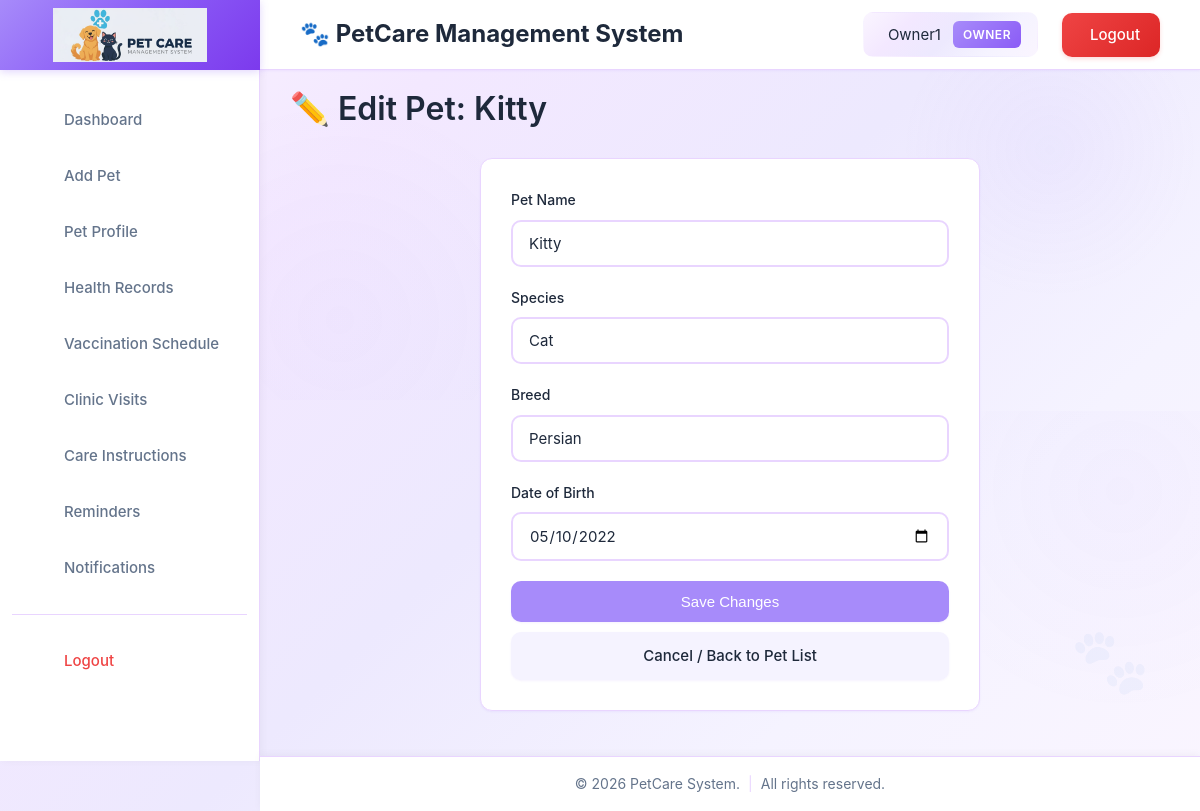
Screenshot of /owner/update_pet_details.php?id=2 (signed in) with the database file from the repository.
### tables this page shows
CREATE TABLE IF NOT EXISTS pets (
  id INT AUTO_INCREMENT PRIMARY KEY,
  owner_id INT NOT NULL,
  name VARCHAR(100) NOT NULL,
  species VARCHAR(50) NOT NULL,
  breed VARCHAR(50),
  dob DATE,
  created_at TIMESTAMP DEFAULT CURRENT_TIMESTAMP,
  updated_at TIMESTAMP DEFAULT CURRENT_TIMESTAMP ON UPDATE CURRENT_TIMESTAMP,
  FOREIGN KEY (owner_id) REFERENCES users(id) ON DELETE CASCADE
);

### owner/update_pet_details.php (the view, shortened to what this page needs)
<?php
include('../config/db.php');
$owner_id = $_SESSION['user_id'] ?? null;
$pet_id = $_GET['id'] ?? null;
$sql_fetch = "SELECT id, name, species, breed, dob
              FROM pets
              WHERE id = ? AND owner_id = ?";
$stmt_fetch = mysqli_prepare($conn, $sql_fetch);
mysqli_stmt_bind_param($stmt_fetch, "ii", $pet_id, $owner_id);
mysqli_stmt_execute($stmt_fetch);
$result_fetch = mysqli_stmt_get_result($stmt_fetch);
$pet = mysqli_fetch_assoc($result_fetch);
?>
<!DOCTYPE html>
<html lang="en">
<head>
    <?php include('../includes/head.php'); ?>
</head>
<body>
    <?php include('../includes/header.php'); ?>
    <?php include('../includes/sidebar.php'); ?>
    <div class="main-content">
        <h1 style="margin-bottom: 20px;">✏️ Edit Pet: <?= htmlspecialchars($pet['name']) ?></h1>
        <div class="form-container">
            <form method="POST" action="update_pet_details.php?id=<?= $pet['id'] ?>">
                <div class="form-group">
                    <label for="pet_name">Pet Name</label>
                    <input type="text" id="pet_name" name="pet_name" class="form-control"
                           value="<?= htmlspecialchars($pet['name']) ?>" required>
                </div>
                <div class="form-group">
                    <label for="species">Species</label>
                    <input type="text" id="species" name="species" class="form-control"
                           value="<?= htmlspecialchars($pet['species']) ?>" required>
                </div>
                <div class="form-group">
                    <label for="breed">Breed</label>
                    <input type="text" id="breed" name="breed" class="form-control"
                           value="<?= htmlspecialchars($pet['breed']) ?>" required>
                </div>
                <div class="form-group">
                    <label for="dob">Date of Birth</label>
                    <input type="date" id="dob" name="dob" class="form-control"
                           value="<?= htmlspecialchars($pet['dob']) ?>" required>
                </div>
                <button type="submit" class="btn btn-primary" style="width: 100%;">Save Changes</button>
                <a href="add_pet.php" class="btn btn-secondary" style="width: 100%; margin-top: 10px; display: block; text-align: center;">Cancel / Back to Pet List</a>
            </form>
        </div>
    </div>
    <?php include('../includes/footer.php'); ?>
</body>
</html>

### assets/css/style.css (style rules this page uses)
:root { --primary-color: #a78bfa; --primary-hover: #8b5cf6; --secondary-color: #c4b5fd; --accent-color: #ddd6fe; --success-color: #10b981; --warning-color: #f59e0b; --danger-color: #ef4444; --info-color: #3b82f6; --bg-primary: #ffffff; --bg-secondary: linear-gradient(135deg, #faf5ff 0%, #f3e8ff 25%, #ede9fe 50%, #f5f3ff 75%, #faf5ff 100%); --bg-tertiary: #f5f3ff; --bg-hover: #faf5ff; --text-primary: #1e293b; --text-secondary: #64748b; --text-muted: #94a3b8; --border-color: #e9d5ff; --border-hover: #ddd6fe; --shadow-sm: 0 1px 2px 0 rgba(139, 92, 246, 0.08); --shadow-md: 0 4px 6px -1px rgba(139, 92, 246, 0.12), 0 2px 4px -1px rgba(139, 92, 246, 0.08); --shadow-lg: 0 10px 15px -3px rgba(139, 92, 246, 0.15), 0 4px 6px -2px rgba(139, 92, 246, 0.1); --shadow-xl: 0 20px 25px -5px rgba(139, 92, 246, 0.18), 0 10px 10px -5px rgba(139, 92, 246, 0.12); --transition-fast: 0.15s ease; --transition-base: 0.3s ease; --transition-slow: 0.5s ease; --radius-sm: 6px; --radius-md: 10px; --radius-lg: 12px; --radius-xl: 16px; --sidebar-width: 260px; --header-height: 70px; --footer-height: 50px; }
* { margin: 0; padding: 0; box-sizing: border-box; }
body { font-family: 'Inter', -apple-system, BlinkMacSystemFont, 'Segoe UI', 'Roboto', 'Oxygen', 'Ubuntu', 'Cantarell', sans-serif; background: linear-gradient(135deg, #faf5ff 0%, #f3e8ff 25%, #ede9fe 50%, #f5f3ff 75%, #faf5ff 100%); background-attachment: fixed; background-size: 100% 100%; color: var(--text-primary); line-height: 1.6; -webkit-font-smoothing: antialiased; -moz-osx-font-smoothing: grayscale; margin: 0; padding: 0; overflow-x: hidden; min-height: 100vh; }
h1, h2, h3, h4, h5, h6 { font-weight: 600; color: var(--text-primary); line-height: 1.2; margin-bottom: 0.5em; }
h1 { font-size: 2rem; }
a { color: var(--primary-color); text-decoration: none; transition: color var(--transition-fast); }
button, .btn { display: inline-flex; align-items: center; justify-content: center; gap: 8px; padding: 12px 24px; border: none; border-radius: var(--radius-md); font-size: 0.9375rem; font-weight: 500; cursor: pointer; transition: all var(--transition-base); position: relative; overflow: hidden; background: var(--primary-color); color: white; box-shadow: var(--shadow-sm); }
button::before, .btn::before { content: ''; position: absolute; top: 50%; left: 50%; width: 0; height: 0; border-radius: 50%; background: rgba(255, 255, 255, 0.2); transform: translate(-50%, -50%); transition: width 0.6s, height 0.6s; }
.btn-primary { background: var(--primary-color); color: white; }
.btn-secondary { background: var(--bg-tertiary); color: var(--text-primary); }
input[type="text"], input[type="email"], input[type="password"], input[type="number"], input[type="date"], input[type="time"], select, textarea { width: 100%; padding: 12px 16px; border: 2px solid var(--border-color); border-radius: var(--radius-md); font-size: 0.9375rem; color: var(--text-primary); background: var(--bg-primary); transition: all var(--transition-fast); font-family: inherit; }
label { display: block; margin-bottom: 8px; font-weight: 500; color: var(--text-primary); font-size: 0.875rem; }
.form-group { margin-bottom: 20px; }
.main-content { margin-left: var(--sidebar-width); padding-top: calc(var(--header-height) + 20px); padding-right: 30px; padding-bottom: calc(var(--footer-height) + 20px); padding-left: 30px; min-height: calc(100vh - var(--header-height) - var(--footer-height)); background: transparent; animation: fadeIn 0.4s ease-in; box-sizing: border-box; width: calc(100% - var(--sidebar-width)); max-width: 1400px; position: relative; }
.main-content::before { content: ''; position: absolute; top: 0; right: 0; width: 300px; height: 300px; background: radial-gradient(circle, rgba(167, 139, 250, 0.06) 0%, transparent 70%); border-radius: 50%; pointer-events: none; z-index: 0; }
.main-content::after { content: '🐾'; position: absolute; bottom: 100px; right: 50px; font-size: 4rem; opacity: 0.04; pointer-events: none; z-index: 0; animation: float 6s ease-in-out infinite; }
.main-content { background-image: radial-gradient(circle at 20% 80%, rgba(167, 139, 250, 0.03) 0%, transparent 50%), radial-gradient(circle at 80% 20%, rgba(139, 92, 246, 0.03) 0%, transparent 50%); background-size: 400px 400px, 400px 400px; background-position: top left, bottom right; background-repeat: no-repeat; }
.main-content > * { position: relative; z-index: 1; }
html { scroll-behavior: smooth; }

### rows the page displays
pets: name "Kitty", pet_name "Kitty", species "Cat", breed "Persian", dob "05/10/2022"

### other values shown
$app_name "PetCare Management System"
$user_name "Owner1"
$user_role "OWNER"
